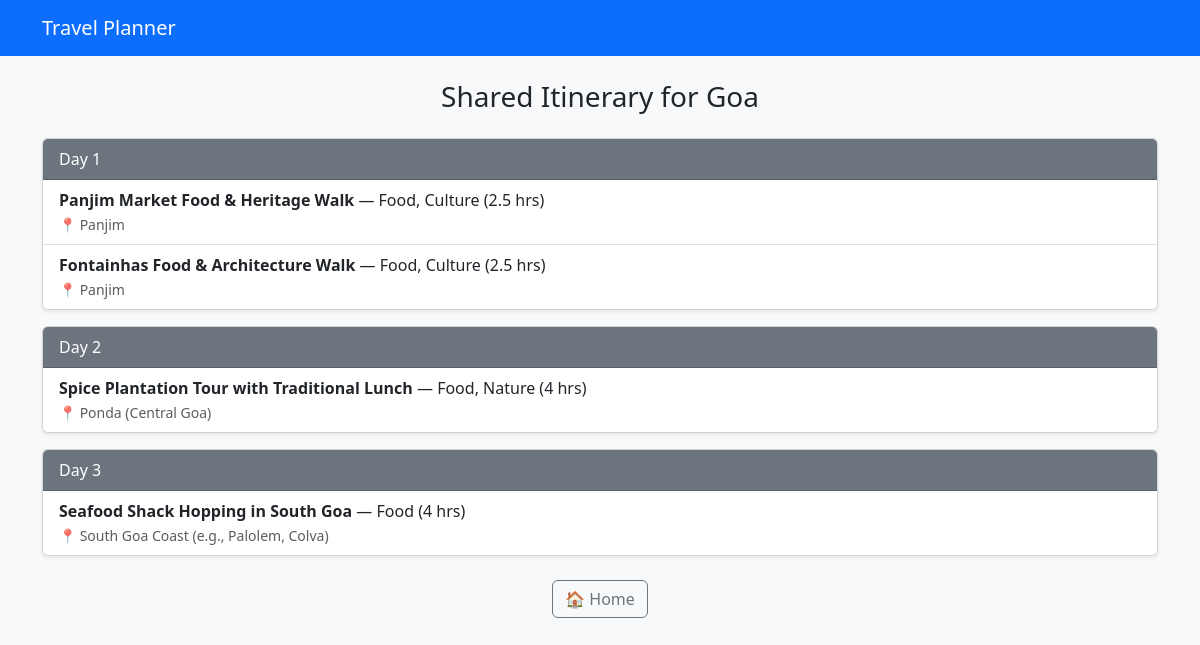
/share/1, run on the app's committed database.
### app.py (models this page shows)
class Trip(db.Model):
    id = db.Column(db.Integer, primary_key=True)
    destination = db.Column(db.String(100))
    start_date = db.Column(db.String(50))
    num_days = db.Column(db.Integer)
    notes = db.Column(db.String(300))

class Activity(db.Model):
    id = db.Column(db.Integer, primary_key=True)
    trip_id = db.Column(db.Integer, db.ForeignKey('trip.id'))
    name = db.Column(db.String(100))
    category = db.Column(db.String(50))
    duration = db.Column(db.Integer)
    location = db.Column(db.String(100))
    day = db.Column(db.Integer, default=None)
    selected = db.Column(db.Boolean, default=False)

### app.py (the view)
@app.route('/share/<int:trip_id>')
def share_itinerary(trip_id):
    trip = Trip.query.get_or_404(trip_id)
    activities = Activity.query.filter_by(trip_id=trip.id, selected=True).all()
    day_plan = {day: [] for day in range(1, trip.num_days + 1)}
    for act in activities:
        day = act.day if act.day else 1
        day_plan[day].append(act)
    return render_template('share_itinerary.html', trip=trip, day_plan=day_plan)

### templates/share_itinerary.html (shortened to what this page needs)
{% extends "base.html" %}
{% block content %}
<h3 class="text-center mb-4">Shared Itinerary for {{ trip.destination }}</h3>
{% for day, acts in day_plan.items() %}
<div class="card mb-3 shadow-sm">
  <div class="card-header bg-secondary text-white">Day {{ day }}</div>
  <ul class="list-group list-group-flush">
    {% for act in acts %}
    <li class="list-group-item">
      <strong>{{ act.name }}</strong> — {{ act.category }} ({{ act.duration }} hrs)
      <br><small class="text-muted">📍 {{ act.location }}</small>
    </li>
    {% endfor %}
  </ul>
</div>
{% endfor %}
<div class="text-center mt-4">
  <a href="{{ url_for('home') }}" class="btn btn-outline-secondary">🏠 Home</a>
</div>
{% endblock %}

### data on the page
Trip: destination "Goa"
Activity: name "Panjim Market Food & Heritage Walk", category "Food, Culture", duration "2.5", location "Panjim"
Activity: name "Fontainhas Food & Architecture Walk", category "Food, Culture", duration "2.5", location "Panjim"
Activity: name "Spice Plantation Tour with Traditional Lunch", category "Food, Nature", duration "4", location "Ponda (Central Goa)"
Activity: name "Seafood Shack Hopping in South Goa", category "Food", duration "4", location "South Goa Coast (e.g., Palolem, Colva)"

### other printed values
{{ day }} "1" "2" "3"
